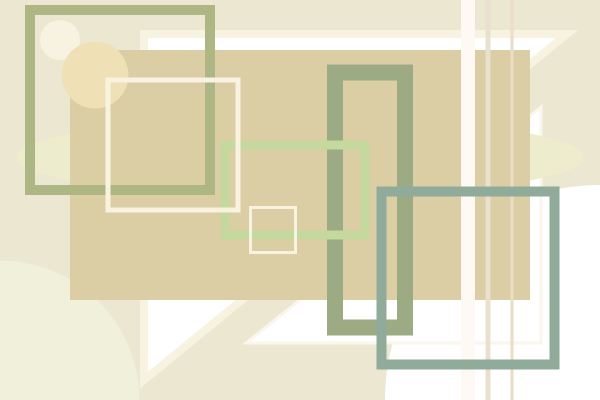
Frame 1 (no input)
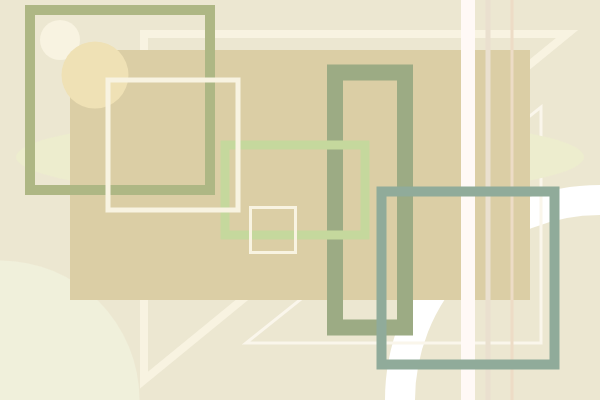
Frame 60 (no input)
Frame 120 (the mouse pressed at the canvas centre since frame 60): identical to frame 60, image omitted

The p5.js sketch that drew these frames (run headless with seeded random() and noise() and a simulated clock; from frame 60 on, the mouse is pressed at the canvas centre):

// p5.js sketch
// ── sketch.js
function setup() {
  createCanvas(600, 400);
  colorMode(HSB, 360, 100, 100);
}

function draw() {
  background('#ECE7D1');
  
  stroke(255);
  strokeWeight(30);
  arc(600, 400, 400, 400, radians(0), radians(270));
  
  stroke('#F8F3E1');
  strokeWeight(8);
  triangle(144, 34, 144, 380, 567, 34);
  
  stroke('#FAF6EB');
  strokeWeight(3);
  triangle(541, 107, 541, 343, 246, 343);
  
  noStroke();
  fill('#EDEDCE');
  ellipse(300, 157, 568, 80);
  
  noFill();
  fill('#F0F0DB');
  circle(0, 400, 279);
  
  noFill();
  noStroke();
  fill('#dbcea5'); 
  quad(70, 50, 70, 300, 530, 300, 530, 50);
  
  stroke('#FFF9F6');
  strokeWeight(14);
  line(468, 0, 468, 400);
  
  stroke('#EAE0CF');
  strokeWeight(5);
  line(488, 0, 488, 400);
  
  stroke('#EDDCC6');
  strokeWeight(3);
  line(512, 0, 512, 400);
  
  noFill();
  stroke('#9CAB84');
  strokeWeight(16);
  rectMode(CENTER);
  rect(370, 200, 70, 255); 
  
  stroke('#C5D89D');
  strokeWeight(9);
  rect(295, 190, 140, 90);
  
  stroke('#F8F3E1');
  strokeWeight(3);
  rect(273, 230, 45, 45);
  
  noStroke();
  fill('#F8F3E1');
  ellipse(60, 40, 40, 40); 
  
  fill('#EFE1B5');
  ellipse(95, 75, 67, 67);
  
  stroke(240);
  noFill();
  strokeWeight(10);
  stroke('#AEB784');
  square(120, 100, 180); 
  
  strokeWeight(5);
  stroke('#f8f3e1'); 
  square(173, 145, 130);
  
  stroke('#90AB9a');
  strokeWeight(10);
  square(468, 278, 173); 
}
